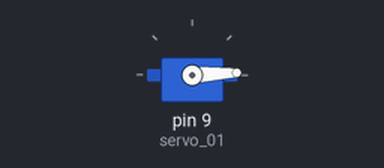
The sketch below on a simulated Arduino Uno, built with avr-gcc and run on an emulated ATmega328P. On the bench: servo. What the sketch prints to the serial monitor is not drawn.

Above: at 0.05 s.
At 0.8 s:
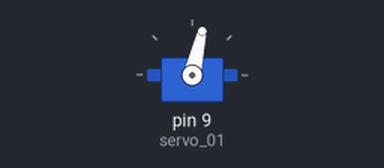
At 1.9 s:
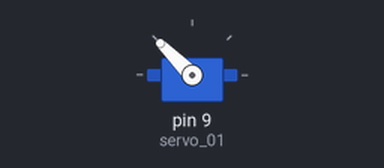
At 3.75 s:
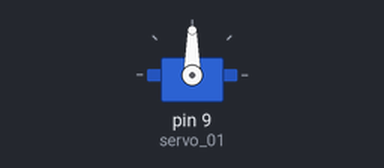
Timing chart, 0 to 8.7 s (numbered marks = the images above):
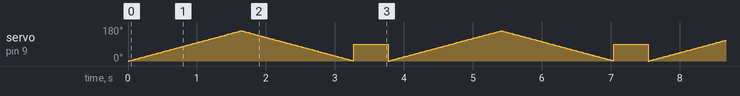

The sketch:

sketch_dec11b.ino
```cpp
#include <Servo.h>

int var = 0;
Servo servo_01;
int i = 0;

void setup() {
  pinMode(9,OUTPUT);
  Serial.begin(9600);
  servo_01.attach(9);

}

void loop() {
  for (i=0;i<160;i++){
    servo_01.write(i);
    Serial.println(i);
    delay(10);
  }
  for (i=160;i>0;i--){
    servo_01.write(i);
    Serial.println(i);
    delay(10);
  }
  servo_01.write(90);
  delay(500);


}
```
